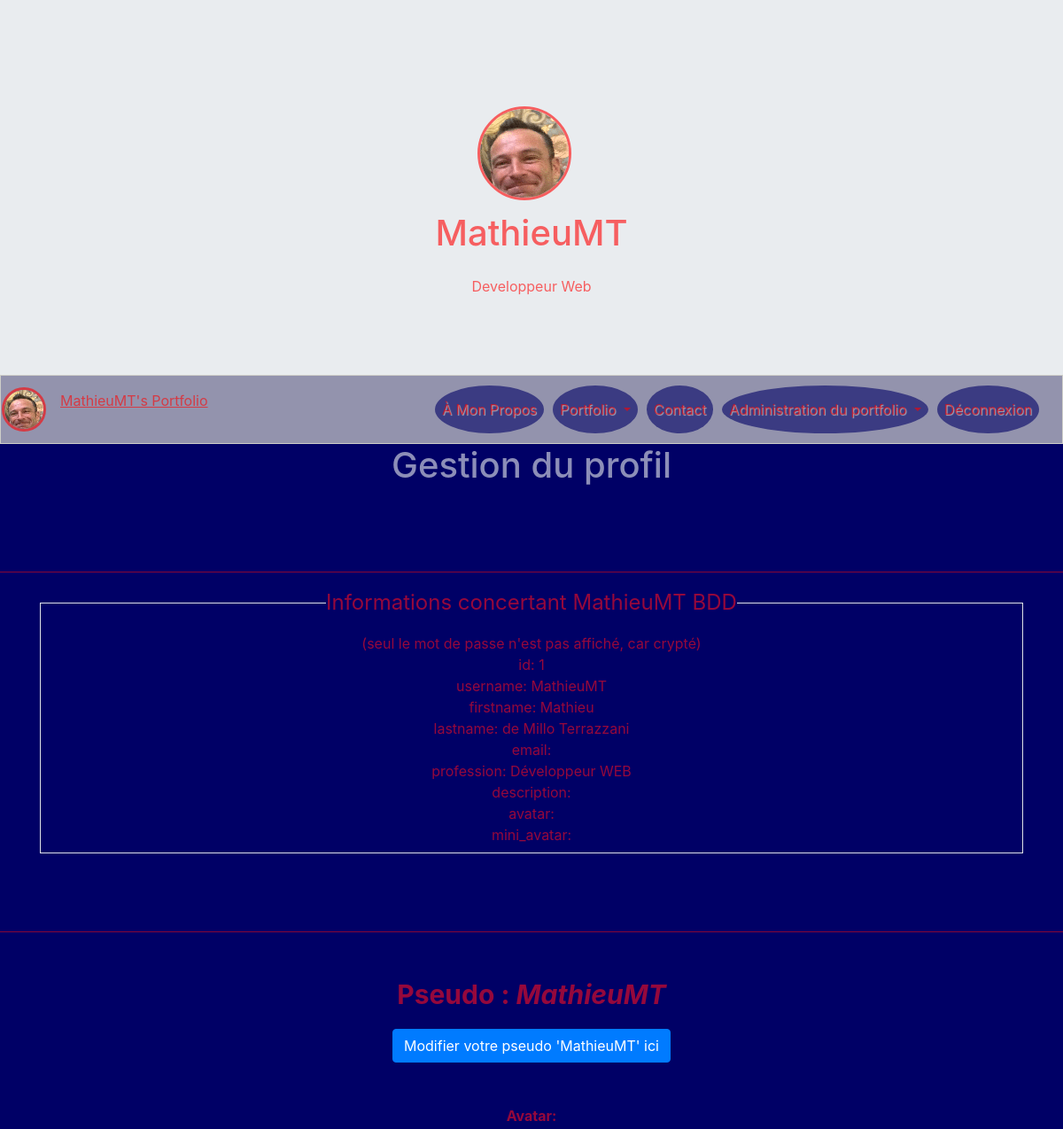
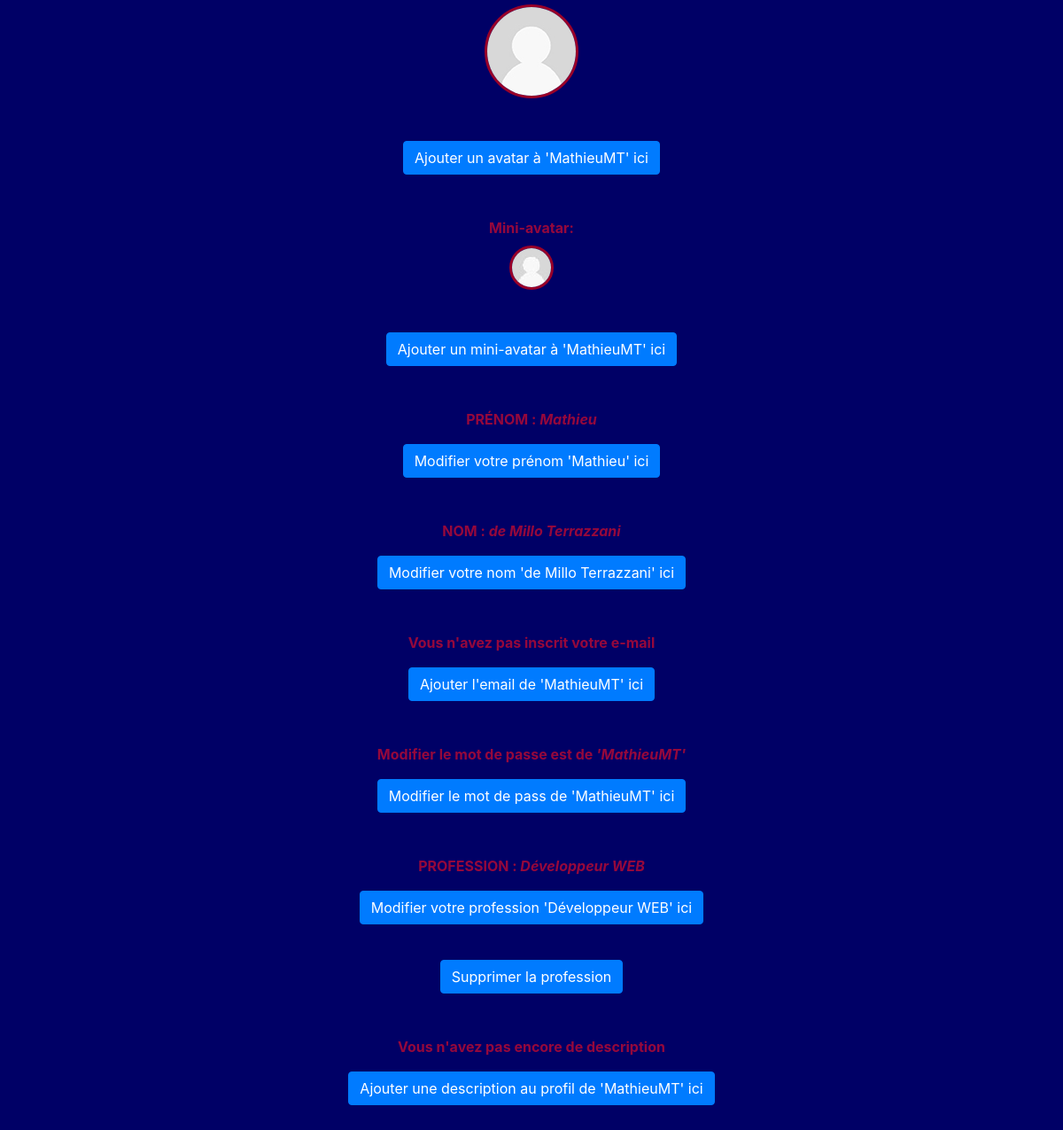
The page /index.php?action=adminProfile&id=1 (signed in) on the database its author committed (2 pictures, top to bottom).
### tables this page shows
CREATE TABLE `users` (
  `id` int(11) NOT NULL,
  `username` varchar(255) NOT NULL,
  `firstname` varchar(255) NOT NULL,
  `lastname` varchar(255) NOT NULL,
  `email` varchar(255) NOT NULL,
  `pass` text NOT NULL,
  `profession` varchar(255) NOT NULL,
  `description` longtext,
  `avatar` text NOT NULL,
  `mini_avatar` text NOT NULL
);

### Controllers/Backend/AdminProfileController.php (called while the page is built, shortened)
<?php
require_once 'Models/Frontend/AdminProfileManager.php';
class AdminProfileController {
    private $_adminProfile;
    public function __construct() {
        $this->_adminProfile = new AdminProfileManager();
    }
    public function showAdminProfile($userId) {
        $user = $this->_adminProfile->getUser($userId);
        $view = new ViewBackEnd('adminProfileView');
        $view->generate(['user' => $user]);
    }
}

### index.php (called while the page is built, shortened)
<?php
$rooter = new Rooter();
$rooter->rooterRequest();

### Models/Frontend/AdminProfileManager.php (called while the page is built, shortened)
<?php
require_once 'Models/Frontend/User.php';
require_once 'Models/Model.php';
class AdminProfileManager extends Model{
    public function getUser($userId) {
        $sql ='SELECT * FROM users WHERE id = ?';
        $user = $this->executeRequest($sql, array($userId));
        if ($user->rowCount() > 0)
            return new User($user->fetch());
        else
            throw new Exception("Aucun utilisateur ne correspond à l'identifiant '$userId'");
    }
}

### Models/Model.php (called while the page is built)
<?php
class Model {
    private $db;
    protected function executeRequest($sql, $params = null) {
       if ($params == null) {
            $result = $this->dbConnect()->query($sql);
        }
        else {
            $result = $this->dbConnect()->prepare($sql);
            $result->execute($params);
        }
        return $result;
    }
    private function dbConnect() {
        if ($this->db == null) {
            $this->db = new PDO('mysql:host=localhost; dbname=myPortfolio;charset=utf8', 'root', 'root', array(PDO::ATTR_ERRMODE => PDO::ERRMODE_EXCEPTION));
        }
        return $this->db;
    }
}

### Models/Frontend/User.php (called while the page is built, shortened)
<?php
class User {
    private $_id,$_username,$_firstname,$_lastname,$_email,$_pass,$_profession,$_description,$_avatar,$_mini_avatar;
    public function hydrate(array $data) {
        foreach ($data as $key => $value) {
            $method = 'set' . ucfirst($key);
        }
    }
    public function id() { return $this->_id; }
    public function username() { return $this->_username;}
    public function firstname() { return $this->_firstname;}
    public function lastname() { return $this->_lastname;}
    public function email() { return $this->_email;}
    public function profession() { return $this->_profession;}
    public function description() { return $this->_description;}
    public function avatar() { return $this->_avatar;}
    public function mini_avatar() { return $this->_mini_avatar;}
    public function setId($id) {
        $id = (int) $id;
        if ($id > 0) {
            $this->_id = $id;
        }
    }
    public function setUsername($username) {
        if(is_string($username)) {
            $this->_username = $username;
        }
    }
    public function setFirstname($firstname) {
        if(is_string($firstname)) {
            $this->_firstname = $firstname;
        }
    }
    public function setLastname($lastname) {
        if(is_string($lastname)) {
            $this->_lastname = $lastname;
        }
    }
    public function setEmail($email) {
        if(is_string($email)) {
            $this->_email = $email;
        }
    }
    public function setProfession($profession) {
        if (is_string($profession)) {
            $this->_profession = $profession;
        }
    }
    public function setAvatar($avatar) {
        if (is_string($avatar)) {
            $this->_avatar = $avatar;
        }
    }
    public function setMini_avatar($mini_avatar) {
        if (is_string($mini_avatar)) {
            $this->_mini_avatar = $mini_avatar;
        }
    }
}

### Views/Backend/adminProfileView.php (the view, shortened to what this page needs)
<?php
if (isset($_SESSION['id'])){
?>
<h1 class="text-center titlePage"><?= $this->title = 'Gestion du profil' ?></h1>
<br />
<br />
<br />
<hr class="hr"/>
<div class="container">
    <div class="row text-center">
          <div class="col-12">
               <fieldset class="border p-2">
                       <legend  class="w-auto">Informations concertant <?= $user->username(); ?> BDD</legend>
                           <span>(seul le mot de passe n'est pas affiché, car crypté)</span><br />
                            id: <?= $user->id(); ?><br />
                            username: <?= $user->username(); ?><br />
                            firstname: <?= $user->firstname(); ?><br />
                            lastname: <?= $user->lastname(); ?><br />
                            email: <?= $user->email(); ?><br />
                            profession: <?= $user->profession(); ?><br />
                            description: <?= $user->description(); ?><br />
                            avatar: <?= $user->avatar(); ?><br />
                            mini_avatar: <?= $user->mini_avatar(); ?><br />
              </fieldset>
            </div>
    </div>
</div>
<br />
<br />
<br />
<hr class="hr"/>
<div class="container mt-5 mb-5">
   <div class="row text-center">
        <div class="col-12" id="username"><span class="username_profile"><b>Pseudo : <i><?= $user->username(); ?></i></b></span><br />
                <button class="btn_update_username_profile btn btn-primary mx-auto mt-3" >Modifier votre pseudo <?= '\'' . $user->username() . '\'' ?> ici</button><br />
        </div>
   </div>
</div>
<?php
    if (empty($user->avatar()))
    {
?>
<div class="container">
   <div class="row text-center">
        <div class="col-12" id="avatar">
                <label><b>Avatar: </b></label><br /><img class="avatar_profile" src="Content/img/users/avatars/no_avatar.jpg" alt="avatar" /><br />
                <button class="btn_update_avatar_profile btn btn-primary mx-auto mt-5" >Ajouter un avatar à <?= '\'' . $user->username() . '\'' ?> ici</button><br />
        </div>
     </div>
</div>
<?php
    }
?>
<?php
    if (empty($user->mini_avatar()))
    {
?>
<div class="container mt-5">
   <div class="row text-center">
        <div class="col-12" id="mini_avatar">
                <label><b>Mini-avatar: </b></label><br /><img class="mini_avatar_profile" src="Content/img/users/mini_avatars/no_mini_avatar.jpg" alt="avatar" /><br />
                <button class="btn_update_mini_avatar_profile btn btn-primary mx-auto mt-5" >Ajouter un mini-avatar à <?= '\'' . $user->username() . '\'' ?> ici</button><br />
        </div>
     </div>
</div>
<?php
    }
?>
<div class="container mt-5 mb-5">
   <div class="row text-center">
        <div class="col-12" id="firstname"><span class="firstname_profile"><b>PRÉNOM : <i><?= $user->firstname(); ?></i></b></span><br />
                <button class="btn_update_firstname_profile btn btn-primary mx-auto mt-3" >Modifier votre prénom <?= '\'' . $user->firstname() . '\'' ?> ici</button><br />
        </div>
   </div>
</div>
<div class="container mt-5 mb-5">
   <div class="row text-center">
        <div class="col-12" id="lastname"><span class="lastname_profile"><b>NOM : <i><?= $user->lastname(); ?></i></b></span><br />
                <button class="btn_update_lastname_profile btn btn-primary mx-auto mt-3" >Modifier votre nom <?= '\'' . $user->lastname() . '\'' ?> ici</button><br />
        </div>
   </div>
</div>
<?php
    if (empty($user->email()))
    {
?>
<div class="container mt-5 mb-5">
   <div class="row text-center">
        <div class="col-12" id="email"><span class="email_profile"><b>Vous n'avez pas inscrit votre e-mail</i></b></span><br />
                <button class="btn_update_email_profile btn btn-primary mx-auto mt-3" >Ajouter l'email de <?= '\'' . $user->username() . '\'' ?> ici</button><br />
        </div>
   </div>
</div>
<?php
    }
?>
<div class="container mt-5 mb-5">
   <div class="row text-center">
        <div class="col-12" id="pass"><span><b>Modifier le mot de passe est de <i><?= '\'' . $user->username() . '\'' ?></i></b></span><br />
                <button class="btn_update_pass_profile btn btn-primary mx-auto mt-3" >Modifier le mot de pass de <?= '\'' . $user->username() . '\'' ?> ici</button><br />
        </div>
   </div>
</div>
<?php
    if (empty($user->profession()))
    {
?>
<div class="container mt-5 mb-5">
   <div class="row text-center">
        <div class="col-12" id="profession"><span class="profession_profile"><b>PROFESSION : <i><?= $user->profession(); ?></i></b></span><br />
                <button class="btn_update_profession_profile btn btn-primary mx-auto mt-3" >Modifier votre profession <?= '\'' . $user->profession() . '\'' ?> ici</button><br />
            <div class="popup_update_profession_profile">
                <p><span class="btn_closePopupProfession">&times;</span></p>
                <h4><u>AJOUTER VOTRE PROFESSION <?= '\'' . $user->profession() . '\'' ?></u></h4>
                <form method="POST" action="index.php?action=profileProfession&id=<?= $user->id() ?>" >
                    <tr>
                        <td>
                            <label class="label_update_profession" for="newlastname">Ajouter votre profession <?= '\'' . $user->profession() . '\'' ?> : </label>
                        </td>
                        <td>
                            <input type="text" placeholder="Votre nouvelle profession" id="newprofession" name="newprofession" size="30" class="input_profession btn btn-primary mx-auto mt-3" />
                        </td>
                    </tr>
                    <tr>
                        <td colspan="2">
                        <br />
                            <input type="submit" value="Ajouter votre profession" id="btn_submit_update_profession_profile" name="btn_submit_update_profession_profile" class="btn btn-primary mx-auto mt-3" />
                        </td>
                        <td></td>
                    </tr>
                </form>
            </div>
        </div>
   </div>
</div>
<?php
    } else {
?>
<div class="container mt-5 mb-5">
    <div class="row text-center">
        <div class="col-12" id="profession"><span class="profession_profile"><b>PROFESSION : <i><?= $user->profession(); ?></i></b></span><br />
                <button class="btn_update_profession_profile btn btn-primary mx-auto mt-3" >Modifier votre profession <?= '\'' . $user->profession() . '\'' ?> ici</button><br />
            <div class="popup_delete_profession_profil">
            <form method="post" action="index.php?action=profileDeleteProfession&id=<?= $user->id() ?>" enctype="multipart/form-data">
                    <tr>
                        <td colspan="2">
                            <br />
                            <input type="submit" value="Supprimer la profession" name="btn_submit_delete_profession_profile" class="input_avatar btn btn-primary mx-auto mt-3" />
                        </td>
                   </tr>
            </form>
            </div>
        </div>
   </div>
</div>
<?php
    }
?>
<?php
    if (empty($user->description()))
    {
?>
<div class="container mt-5 mb-5">
    <div class="row text-center">
        <div class="col-12" id="description"><span><b>Vous n'avez pas encore de description</b></span><br />
                <button class="btn_update_description_profile btn btn-primary mx-auto mt-3" >Ajouter une description au profil de <?= '\'' . $user->username() . '\'' ?> ici</button><br />
        </div>
   </div>
</div>
<?php
    }
?>
<?php
}
else{
    header('Location: index.php?action=about');
}
?>

### Content/CSS/style.css (style rules this page uses)
html, body { height: 100%; }
html { overflow-x: hidden; }
body { margin: 0; padding: 0; background-color: rgba(0,0,102,1); }
.titlePage { color: rgba(233,236,239,0.6); }
.hr { background-color: rgba(248,13,32,0.6); }
.username_profile { font-size: 30px; }
.avatar_profile { border: 3px solid rgba(255,0,0,0.6); border-radius: 50%; }
.mini_avatar_profile { border: 3px solid rgba(255,0,0,0.6); border-radius: 50%; }

### rows shown on the page
users: username "MathieuMT", id "1", firstname "Mathieu", lastname "de Millo Terrazzani", profession "Développeur WEB"

### other values the page prints
$this->title = 'Gestion du profil' "Gestion du profil"
